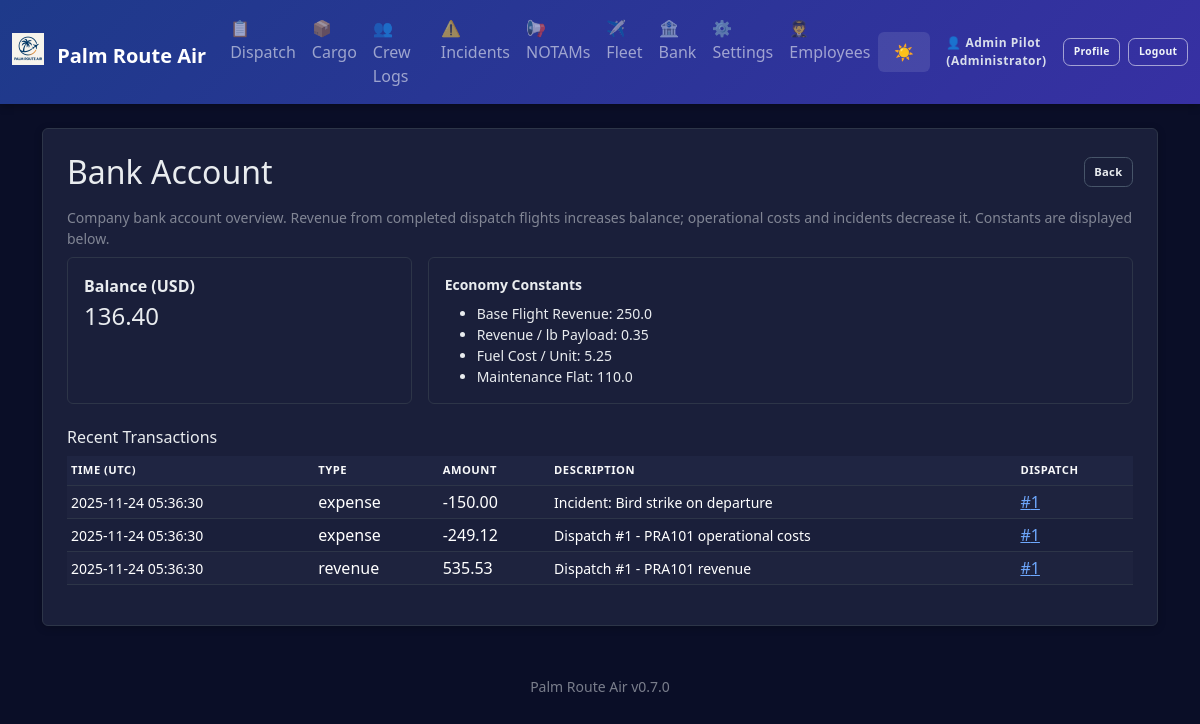
The app's page /economy (signed in), older data.
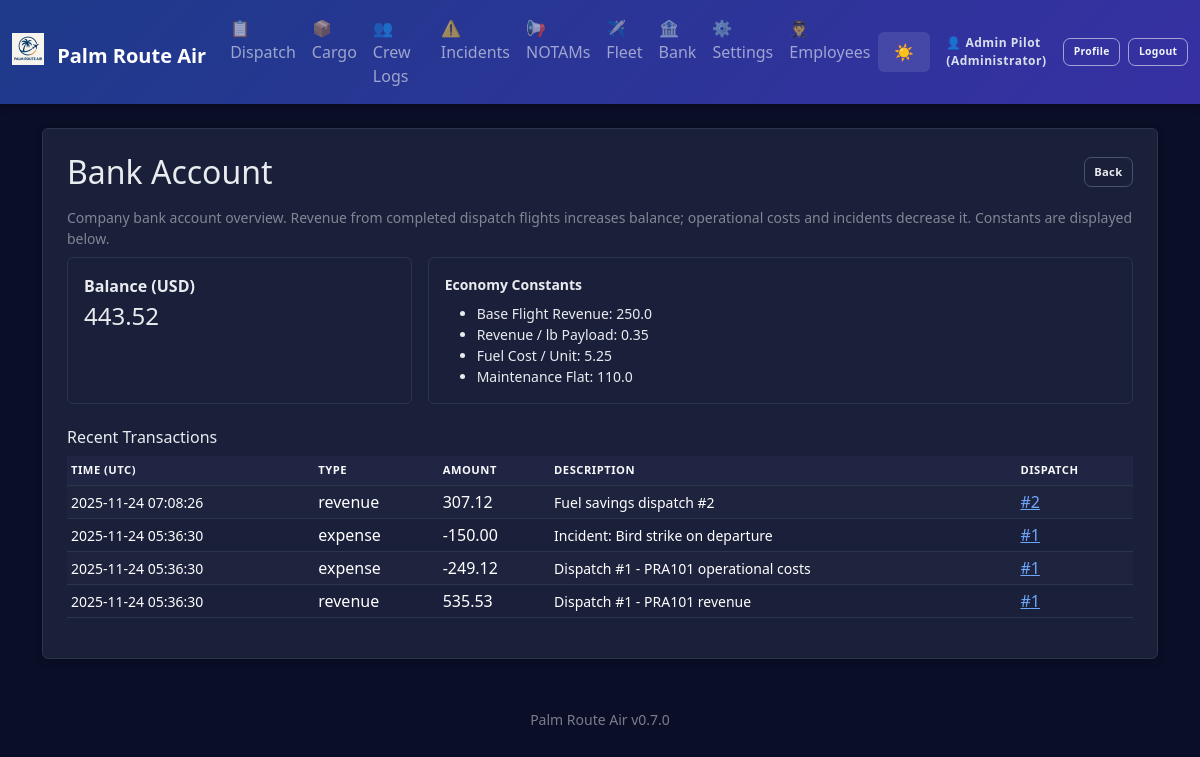
The same page, newer data.
### app.py (models this page shows, shortened)
class AppSettings(db.Model):
    id = db.Column(db.Integer, primary_key=True)
    company_name = db.Column(db.String(100), default='Palm Route Air')
    logo_filename = db.Column(db.String(120))  # stored in static/logos/
    difficulty = db.Column(db.String(20), default='Normal')  # Easy, Normal, Hard, Realistic
    realism_fuel_variance = db.Column(db.Float, default=0.05)  # ±5% revenue jitter
    realism_destination_penalty = db.Column(db.Float, default=0.25)  # 25% penalty for missed destination
    currency_symbol = db.Column(db.String(5), default='$')
    distance_unit = db.Column(db.String(10), default='NM')  # NM or KM
    weight_unit = db.Column(db.String(10), default='lbs')  # lbs or kg
    show_workflow_help = db.Column(db.Integer, default=1)  # 1 = show, 0 = hide

class Employee(db.Model):
    id = db.Column(db.Integer, primary_key=True)
    name = db.Column(db.String(100), nullable=False)
    email = db.Column(db.String(120), unique=True)
    role = db.Column(db.String(50), default='Pilot')
    hire_date = db.Column(db.Date, default=datetime.date.today)
    active = db.Column(db.Integer, default=1)
    password_hash = db.Column(db.String(255))

class CompanyAccount(db.Model):
    id = db.Column(db.Integer, primary_key=True)
    balance = db.Column(db.Float, default=0.0)
    currency = db.Column(db.String(10), default='USD')

class Transaction(db.Model):
    id = db.Column(db.Integer, primary_key=True)
    timestamp = db.Column(db.DateTime, default=datetime.datetime.utcnow)
    type = db.Column(db.String(20))  # 'revenue' or 'expense'
    amount = db.Column(db.Float)
    description = db.Column(db.String(200))
    dispatch_release_id = db.Column(db.Integer, db.ForeignKey('dispatch_release.id'))
    cargo_manifest_id = db.Column(db.Integer, db.ForeignKey('cargo_manifest.id'))
    crew_log_id = db.Column(db.Integer, db.ForeignKey('crew_log.id'))

### app.py (the view)
@app.route('/economy')
@login_required
def economy_ledger():
    acct = CompanyAccount.query.first()
    txns = Transaction.query.order_by(Transaction.timestamp.desc()).limit(200).all()
    return render_template('economy_ledger.html', account=acct, transactions=txns, constants=ECONOMY_CONSTANTS)

### app.py (called while the page is built)
def login_required(f):
    @wraps(f)
    def wrapper(*args, **kwargs):
        if not session.get('employee_id'):
            flash('Login required.', 'error')
            return redirect(url_for('login'))
        return f(*args, **kwargs)
    return wrapper

@app.before_request
def enforce_login_globally():
    public_endpoints = {'login', 'logout', 'static'}
    if request.endpoint in public_endpoints or request.endpoint is None:
        return
    if not session.get('employee_id'):
        return redirect(url_for('login'))

@app.context_processor
def inject_settings():
    try:
        settings = AppSettings.query.first()
        if not settings:
            settings = AppSettings(company_name='Palm Route Air')
    except:
        settings = None
    current_employee = None
    if session.get('employee_id'):
        current_employee = Employee.query.get(session['employee_id'])
    return dict(app_settings=settings, app_version=APP_VERSION, current_employee=current_employee)

### templates/economy_ledger.html
{% extends 'base.html' %}
{% block content %}
<div class="p-4 bg-white rounded shadow-sm">
  <div class="d-flex justify-content-between align-items-center mb-3">
    <h2 class="mb-0">Bank Account</h2>
    <a href="{{ url_for('index') }}" class="btn btn-outline-secondary btn-sm">Back</a>
  </div>
  <p class="text-muted small mb-2">Company bank account overview. Revenue from completed dispatch flights increases balance; operational costs and incidents decrease it. Constants are displayed below.</p>
  <div class="row g-3 mb-3">
    <div class="col-md-4">
      <div class="border rounded p-3 h-100">
        <div class="fw-semibold">Balance ({{ account.currency }})</div>
        <div class="fs-4">{{ '%.2f'|format(account.balance) }}</div>
      </div>
    </div>
    <div class="col-md-8">
      <div class="border rounded p-3 h-100 small">
        <div class="fw-semibold mb-2">Economy Constants</div>
        <ul class="mb-0">
          <li>Base Flight Revenue: {{ constants.BASE_FLIGHT_REVENUE }}</li>
          <li>Revenue / lb Payload: {{ constants.REVENUE_PER_LB }}</li>
          <li>Fuel Cost / Unit: {{ constants.FUEL_COST_PER_UNIT }}</li>
          <li>Maintenance Flat: {{ constants.MAINTENANCE_FLAT }}</li>
        </ul>
      </div>
    </div>
  </div>
  <h3 class="h6 mt-4">Recent Transactions</h3>
  {% if transactions %}
  <div class="table-responsive">
    <table class="table table-sm table-striped align-middle">
      <thead class="pra-thead">
        <tr><th>Time (UTC)</th><th>Type</th><th>Amount</th><th>Description</th><th>Dispatch</th></tr>
      </thead>
      <tbody>
        {% for t in transactions %}
        <tr>
          <td class="small">{{ t.timestamp.strftime('%Y-%m-%d %H:%M:%S') }}</td>
          <td>{{ t.type }}</td>
          <td>{% if t.type == 'expense' %}-{% endif %}{{ '%.2f'|format(t.amount) }}</td>
          <td class="small">{{ t.description }}</td>
          <td>{% if t.dispatch_release_id %}<a href="{{ url_for('dispatch_detail', id=t.dispatch_release_id) }}">#{{ t.dispatch_release_id }}</a>{% else %}—{% endif %}</td>
        </tr>
        {% endfor %}
      </tbody>
    </table>
  </div>
  {% else %}
    <p class="text-muted small">No transactions yet.</p>
  {% endif %}
</div>
{% endblock %}

### templates/base.html (shortened to what this page needs)
<!doctype html>
<html lang="en" data-bs-theme="dark">
  <head>
    <link href="https://cdn.jsdelivr.net/npm/bootstrap@5.3.3/dist/css/bootstrap.min.css" rel="stylesheet">
  </head>
  <body>
    <nav class="navbar navbar-expand-lg navbar-dark mb-4">
      <div class="container-fluid">
        <a class="navbar-brand fw-bold" href="{{ url_for('index') }}">
          {% if app_settings and app_settings.logo_filename %}
            <img src="{{ url_for('static', filename='logos/' + app_settings.logo_filename) }}" height="32" class="me-2" style="vertical-align: -0.125em;" alt="Logo">
          {% endif %}
          {{ app_settings.company_name if app_settings else 'Palm Route Air' }}
        </a>
        <div class="collapse navbar-collapse" id="navbarNav">
          <ul class="navbar-nav me-auto">
            <li class="nav-item"><a class="nav-link" href="{{ url_for('dispatch_history') }}">📋 Dispatch</a></li>
            <li class="nav-item"><a class="nav-link" href="{{ url_for('cargo_history') }}">📦 Cargo</a></li>
            <li class="nav-item"><a class="nav-link" href="{{ url_for('crew_history') }}">👥 Crew Logs</a></li>
            <li class="nav-item"><a class="nav-link" href="{{ url_for('incident_history') }}">⚠️ Incidents</a></li>
            <li class="nav-item"><a class="nav-link" href="{{ url_for('notams_history') }}">📢 NOTAMs</a></li>
            <li class="nav-item"><a class="nav-link" href="{{ url_for('fleet_history') }}">✈️ Fleet</a></li>
            <li class="nav-item"><a class="nav-link" href="{{ url_for('economy_ledger') }}">🏦 Bank</a></li>
            <li class="nav-item"><a class="nav-link" href="{{ url_for('settings') }}">⚙️ Settings</a></li>
            {% if current_employee and current_employee.role in ['Manager','Administrator'] %}
            <li class="nav-item"><a class="nav-link" href="{{ url_for('employees') }}">🧑‍✈️ Employees</a></li>
            {% endif %}
          </ul>
          <button class="theme-toggle text-white" onclick="toggleTheme()" title="Toggle theme">
            <span id="theme-icon">🌙</span>
          </button>
          <div class="ms-3 d-flex align-items-center auth-actions">
            {% if current_employee %}
              <span class="auth-user-text me-2">👤 {{ current_employee.name }} ({{ current_employee.role }})</span>
              <a href="{{ url_for('profile') }}" class="btn btn-outline-light btn-sm me-2" title="View Profile">Profile</a>
              <a href="{{ url_for('logout') }}" class="btn btn-outline-light btn-sm" title="Logout">Logout</a>
            {% else %}
              <a href="{{ url_for('login') }}" class="btn btn-outline-light btn-sm" title="Employee Login">Login</a>
            {% endif %}
          </div>
        </div>
      </div>
    </nav>
    <main class="container mb-5">
      {% block content %}{% endblock %}
    </main>
    <footer class="container text-center pb-3">
      <small class="text-muted">{{ app_settings.company_name if app_settings else 'Palm Route Air' }} {{ app_version }}</small>
    </footer>
  </body>
</html>

### templates/base.html (style rules this page uses)
:root { --pra-primary: #0d6efd; --pra-secondary: #6c757d; --pra-success: #198754; --pra-danger: #dc3545; --pra-warning: #ffc107; --pra-info: #0dcaf0; --pra-thead-bg-light: #e9ecef; --pra-thead-color-light: #212529; --pra-thead-bg-dark: #1f2542; --pra-thead-color-dark: #f8f9fa; }
[data-bs-theme="dark"] { --bs-body-bg: #0a0e27; --bs-body-color: #e9ecef; --bs-card-bg: #1a1f3a; --bs-border-color: #2d3548; --bs-emphasis-color: #ffffff; }
body { background: var(--bs-body-bg); color: var(--bs-body-color); transition: background-color 0.3s ease, color 0.3s ease; }
.bg-white, .bg-light { background-color: var(--bs-card-bg) !important; border-color: var(--bs-border-color); }
.navbar { background: linear-gradient(135deg, #1e3a8a 0%, #3730a3 100%) !important; box-shadow: 0 2px 8px rgba(0,0,0,0.3); }
[data-bs-theme="dark"] .navbar .btn-outline-light { color: #f8f9fa !important; border-color: rgba(255,255,255,0.5) !important; background-color: transparent !important; }
.auth-actions .btn { transition: background-color .15s, color .15s, border-color .15s; }
.auth-user-text { font-size: .75rem; font-weight: 600; letter-spacing: .5px; opacity: 0.95; }
[data-bs-theme="dark"] .auth-user-text { color: #e2e8f0; }
.card, .shadow-sm, .rounded.shadow-sm { background-color: var(--bs-card-bg); border: 1px solid var(--bs-border-color); box-shadow: 0 2px 8px rgba(0,0,0,0.2) !important; }
.table { --bs-table-bg: transparent; --bs-table-striped-bg: rgba(255,255,255,0.02); --bs-table-hover-bg: rgba(255,255,255,0.04); }
.pra-thead th { font-size: .70rem; text-transform: uppercase; letter-spacing: .5px; font-weight: 600; padding-top: .4rem; padding-bottom: .4rem; border-bottom: 1px solid var(--bs-border-color) !important; }
[data-bs-theme="dark"] .pra-thead th { background-color: var(--pra-thead-bg-dark); color: var(--pra-thead-color-dark); }
.btn-outline-secondary, .btn-outline-primary, .btn-outline-warning, .btn-outline-info, .btn-outline-danger { border-width: 1.5px; }
.theme-toggle { cursor: pointer; padding: 0.5rem 1rem; border: none; background: rgba(255,255,255,0.1); border-radius: 0.375rem; transition: background 0.2s; }
.text-muted { opacity: 0.7; }
.btn { font-weight: 600; font-size: .75rem; letter-spacing: .3px; border-radius: .45rem; border-width: 1.5px; padding: .50rem .85rem; transition: background-color .15s, color .15s, border-color .15s, box-shadow .15s; }
.btn-sm { padding: .35rem .6rem; font-size: .70rem; }
.btn-outline-secondary { color: var(--bs-body-color); }
[data-bs-theme="dark"] .btn-outline-secondary { border-color: #475569; }
.navbar .btn { font-size: .65rem; padding: .35rem .6rem; }
.navbar .btn-outline-light { font-weight:600; }
[data-bs-theme="dark"] .navbar .btn-outline-light { color:#f1f5f9 !important; border-color: rgba(255,255,255,0.55) !important; }

Row changes from the older to the newer data that the page shows:
changed CompanyAccount "USD": balance "136.40" → "443.52"
added Transaction: timestamp "2025-11-24 07:08:26", type "revenue", amount "307.12", description "Fuel savings dispatch #2", dispatch_release_id "2"
